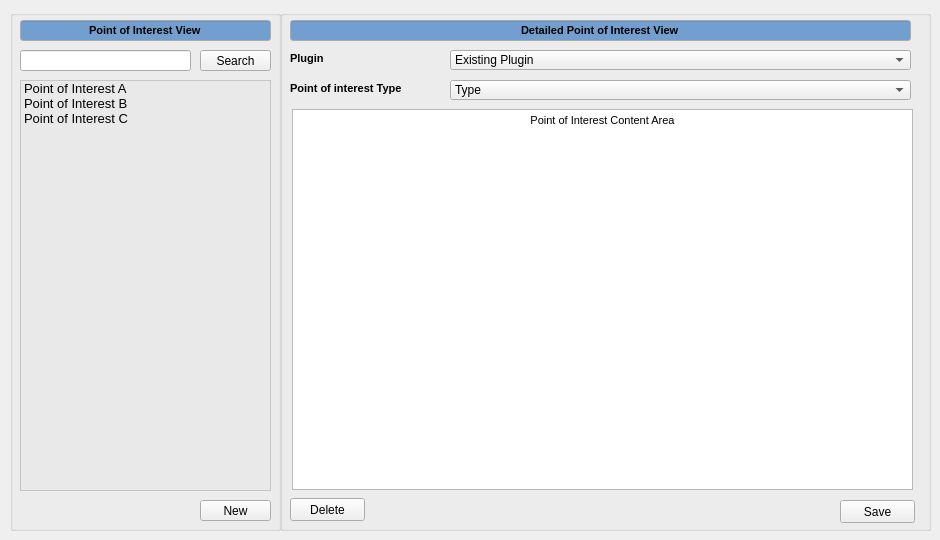
   <widget class="QWidget" name="Points_of_Interest">
    <attribute name="title">
     <string>Points of Interest</string>
    </attribute>
    <widget class="QGroupBox" name="point_of_interest_view_groupbox">
     <property name="geometry">
      <rect>
       <x>10</x>
       <y>10</y>
       <width>271</width>
       <height>521</height>
      </rect>
     </property>
     <property name="title">
      <string/>
     </property>
     <widget class="QLineEdit" name="point_of_interest_view_lineedit">
      <property name="geometry">
       <rect>
        <x>10</x>
        <y>10</y>
        <width>251</width>
        <height>21</height>
       </rect>
      </property>
      <property name="palette">
       <palette>
        <active>
         <colorrole role="Base">
          <brush brushstyle="SolidPattern">
           <color alpha="255">
            <red>114</red>
            <green>159</green>
            <blue>207</blue>
           </color>
          </brush>
         </colorrole>
        </active>
        <inactive>
         <colorrole role="Base">
          <brush brushstyle="SolidPattern">
           <color alpha="255">
            <red>114</red>
            <green>159</green>
            <blue>207</blue>
           </color>
          </brush>
         </colorrole>
        </inactive>
        <disabled>
         <colorrole role="Base">
          <brush brushstyle="SolidPattern">
           <color alpha="255">
            <red>255</red>
            <green>255</green>
            <blue>255</blue>
           </color>
          </brush>
         </colorrole>
        </disabled>
       </palette>
      </property>
      <property name="font">
       <font>
        <pointsize>8</pointsize>
        <weight>75</weight>
        <bold>true</bold>
       </font>
      </property>
      <property name="autoFillBackground">
       <bool>false</bool>
      </property>
      <property name="text">
       <string>Point of Interest View</string>
      </property>
      <property name="alignment">
       <set>Qt::AlignCenter</set>
      </property>
      <property name="readOnly">
       <bool>true</bool>
      </property>
     </widget>
     <widget class="QLineEdit" name="point_of_interest_view_search_lineedit">
      <property name="geometry">
       <rect>
        <x>10</x>
        <y>40</y>
        <width>171</width>
        <height>21</height>
       </rect>
      </property>
      <property name="palette">
       <palette>
        <active>
         <colorrole role="WindowText">
          <brush brushstyle="SolidPattern">
           <color alpha="255">
            <red>0</red>
            <green>0</green>
            <blue>0</blue>
           </color>
          </brush>
         </colorrole>
         <colorrole role="Dark">
          <brush brushstyle="SolidPattern">
           <color alpha="255">
            <red>119</red>
            <green>119</green>
            <blue>118</blue>
           </color>
          </brush>
         </colorrole>
         <colorrole role="Mid">
          <brush brushstyle="SolidPattern">
           <color alpha="255">
            <red>159</red>
            <green>159</green>
            <blue>157</blue>
           </color>
          </brush>
         </colorrole>
         <colorrole role="Text">
          <brush brushstyle="SolidPattern">
           <color alpha="255">
            <red>203</red>
            <green>203</green>
            <blue>203</blue>
           </color>
          </brush>
         </colorrole>
         <colorrole role="ButtonText">
          <brush brushstyle="SolidPattern">
           <color alpha="255">
            <red>0</red>
            <green>0</green>
            <blue>0</blue>
           </color>
          </brush>
         </colorrole>
         <colorrole role="Base">
          <brush brushstyle="SolidPattern">
           <color alpha="255">
            <red>255</red>
            <green>255</green>
            <blue>255</blue>
           </color>
          </brush>
         </colorrole>
         <colorrole role="Window">
          <brush brushstyle="SolidPattern">
           <color alpha="255">
            <red>238</red>
            <green>238</green>
            <blue>236</blue>
           </color>
          </brush>
         </colorrole>
         <colorrole role="Shadow">
          <brush brushstyle="SolidPattern">
           <color alpha="255">
            <red>0</red>
            <green>0</green>
            <blue>0</blue>
           </color>
          </brush>
         </colorrole>
         <colorrole role="AlternateBase">
          <brush brushstyle="SolidPattern">
           <color alpha="255">
            <red>184</red>
            <green>184</green>
            <blue>184</blue>
           </color>
          </brush>
         </colorrole>
         <colorrole role="ToolTipBase">
          <brush brushstyle="SolidPattern">
           <color alpha="255">
            <red>255</red>
            <green>255</green>
            <blue>220</blue>
           </color>
          </brush>
         </colorrole>
         <colorrole role="ToolTipText">
          <brush brushstyle="SolidPattern">
           <color alpha="255">
            <red>0</red>
            <green>0</green>
            <blue>0</blue>
           </color>
          </brush>
         </colorrole>
         <colorrole role="PlaceholderText">
          <brush brushstyle="NoBrush">
           <color alpha="128">
            <red>203</red>
            <green>203</green>
            <blue>203</blue>
           </color>
          </brush>
         </colorrole>
        </active>
        <inactive>
         <colorrole role="WindowText">
          <brush brushstyle="SolidPattern">
           <color alpha="255">
            <red>0</red>
            <green>0</green>
            <blue>0</blue>
           </color>
          </brush>
         </colorrole>
         <colorrole role="Dark">
          <brush brushstyle="SolidPattern">
           <color alpha="255">
            <red>119</red>
            <green>119</green>
            <blue>118</blue>
           </color>
          </brush>
         </colorrole>
         <colorrole role="Mid">
          <brush brushstyle="SolidPattern">
           <color alpha="255">
            <red>159</red>
            <green>159</green>
            <blue>157</blue>
           </color>
          </brush>
         </colorrole>
         <colorrole role="Text">
          <brush brushstyle="SolidPattern">
           <color alpha="255">
            <red>203</red>
            <green>203</green>
            <blue>203</blue>
           </color>
          </brush>
         </colorrole>
         <colorrole role="ButtonText">
          <brush brushstyle="SolidPattern">
           <color alpha="255">
            <red>0</red>
            <green>0</green>
            <blue>0</blue>
           </color>
          </brush>
         </colorrole>
         <colorrole role="Base">
          <brush brushstyle="SolidPattern">
           <color alpha="255">
            <red>255</red>
            <green>255</green>
            <blue>255</blue>
           </color>
          </brush>
         </colorrole>
         <colorrole role="Window">
          <brush brushstyle="SolidPattern">
           <color alpha="255">
            <red>238</red>
            <green>238</green>
            <blue>236</blue>
           </color>
          </brush>
         </colorrole>
         <colorrole role="Shadow">
          <brush brushstyle="SolidPattern">
           <color alpha="255">
            <red>0</red>
            <green>0</green>
            <blue>0</blue>
           </color>
          </brush>
         </colorrole>
         <colorrole role="AlternateBase">
          <brush brushstyle="SolidPattern">
           <color alpha="255">
            <red>184</red>
            <green>184</green>
            <blue>184</blue>
           </color>
          </brush>
         </colorrole>
         <colorrole role="ToolTipBase">
          <brush brushstyle="SolidPattern">
           <color alpha="255">
            <red>255</red>
            <green>255</green>
            <blue>220</blue>
           </color>
          </brush>
         </colorrole>
         <colorrole role="ToolTipText">
          <brush brushstyle="SolidPattern">
           <color alpha="255">
            <red>0</red>
            <green>0</green>
            <blue>0</blue>
           </color>
          </brush>
         </colorrole>
         <colorrole role="PlaceholderText">
          <brush brushstyle="NoBrush">
           <color alpha="128">
            <red>203</red>
            <green>203</green>
            <blue>203</blue>
           </color>
          </brush>
         </colorrole>
        </inactive>
        <disabled>
         <colorrole role="WindowText">
          <brush brushstyle="SolidPattern">
           <color alpha="255">
            <red>119</red>
            <green>119</green>
            <blue>118</blue>
           </color>
          </brush>
         </colorrole>
         <colorrole role="Dark">
          <brush brushstyle="SolidPattern">
           <color alpha="255">
            <red>119</red>
            <green>119</green>
            <blue>118</blue>
           </color>
          </brush>
         </colorrole>
         <colorrole role="Mid">
          <brush brushstyle="SolidPattern">
           <color alpha="255">
            <red>159</red>
            <green>159</green>
            <blue>157</blue>
           </color>
          </brush>
         </colorrole>
         <colorrole role="Text">
          <brush brushstyle="SolidPattern">
           <color alpha="255">
            <red>119</red>
            <green>119</green>
            <blue>118</blue>
           </color>
          </brush>
         </colorrole>
         <colorrole role="ButtonText">
          <brush brushstyle="SolidPattern">
           <color alpha="255">
            <red>119</red>
            <green>119</green>
            <blue>118</blue>
           </color>
          </brush>
         </colorrole>
         <colorrole role="Base">
          <brush brushstyle="SolidPattern">
           <color alpha="255">
            <red>238</red>
            <green>238</green>
            <blue>236</blue>
           </color>
          </brush>
         </colorrole>
         <colorrole role="Window">
          <brush brushstyle="SolidPattern">
           <color alpha="255">
            <red>238</red>
            <green>238</green>
            <blue>236</blue>
           </color>
          </brush>
         </colorrole>
         <colorrole role="Shadow">
          <brush brushstyle="SolidPattern">
           <color alpha="255">
            <red>0</red>
            <green>0</green>
            <blue>0</blue>
           </color>
          </brush>
         </colorrole>
         <colorrole role="AlternateBase">
          <brush brushstyle="SolidPattern">
           <color alpha="255">
            <red>184</red>
            <green>184</green>
            <blue>184</blue>
           </color>
          </brush>
         </colorrole>
         <colorrole role="ToolTipBase">
          <brush brushstyle="SolidPattern">
           <color alpha="255">
            <red>255</red>
            <green>255</green>
            <blue>220</blue>
           </color>
          </brush>
         </colorrole>
         <colorrole role="ToolTipText">
          <brush brushstyle="SolidPattern">
           <color alpha="255">
            <red>0</red>
            <green>0</green>
            <blue>0</blue>
           </color>
          </brush>
         </colorrole>
         <colorrole role="PlaceholderText">
          <brush brushstyle="NoBrush">
           <color alpha="128">
            <red>203</red>
            <green>203</green>
            <blue>203</blue>
           </color>
          </brush>
         </colorrole>
        </disabled>
       </palette>
      </property>
      <property name="font">
       <font>
        <pointsize>8</pointsize>
       </font>
      </property>
      <property name="text">
       <string/>
      </property>
     </widget>
     <widget class="QPushButton" name="point_of_interest_view_search_button">
      <property name="geometry">
       <rect>
        <x>190</x>
        <y>40</y>
        <width>71</width>
        <height>21</height>
       </rect>
      </property>
      <property name="text">
       <string>Search</string>
      </property>
     </widget>
     <widget class="QListWidget" name="point_of_interest_view_listwidget">
      <property name="geometry">
       <rect>
        <x>10</x>
        <y>70</y>
        <width>251</width>
        <height>411</height>
       </rect>
      </property>
      <property name="palette">
       <palette>
        <active>
         <colorrole role="WindowText">
          <brush brushstyle="SolidPattern">
           <color alpha="255">
            <red>0</red>
            <green>0</green>
            <blue>0</blue>
           </color>
          </brush>
         </colorrole>
         <colorrole role="Button">
          <brush brushstyle="SolidPattern">
           <color alpha="255">
            <red>255</red>
            <green>255</green>
            <blue>255</blue>
           </color>
          </brush>
         </colorrole>
         <colorrole role="Light">
          <brush brushstyle="SolidPattern">
           <color alpha="255">
            <red>255</red>
            <green>255</green>
            <blue>255</blue>
           </color>
          </brush>
         </colorrole>
         <colorrole role="Midlight">
          <brush brushstyle="SolidPattern">
           <color alpha="255">
            <red>255</red>
            <green>255</green>
            <blue>255</blue>
           </color>
          </brush>
         </colorrole>
         <colorrole role="Dark">
          <brush brushstyle="SolidPattern">
           <color alpha="255">
            <red>127</red>
            <green>127</green>
            <blue>127</blue>
           </color>
          </brush>
         </colorrole>
         <colorrole role="Mid">
          <brush brushstyle="SolidPattern">
           <color alpha="255">
            <red>170</red>
            <green>170</green>
            <blue>170</blue>
           </color>
          </brush>
         </colorrole>
         <colorrole role="Text">
          <brush brushstyle="SolidPattern">
           <color alpha="255">
            <red>0</red>
            <green>0</green>
            <blue>0</blue>
           </color>
          </brush>
         </colorrole>
         <colorrole role="BrightText">
          <brush brushstyle="SolidPattern">
           <color alpha="255">
            <red>255</red>
            <green>255</green>
            <blue>255</blue>
           </color>
          </brush>
         </colorrole>
         <colorrole role="Base">
          <brush brushstyle="SolidPattern">
           <color alpha="142">
            <red>229</red>
            <green>229</green>
            <blue>229</blue>
           </color>
          </brush>
         </colorrole>
         <colorrole role="Window">
          <brush brushstyle="SolidPattern">
           <color alpha="255">
            <red>255</red>
            <green>255</green>
            <blue>255</blue>
           </color>
          </brush>
         </colorrole>
         <colorrole role="Shadow">
          <brush brushstyle="SolidPattern">
           <color alpha="255">
            <red>0</red>
            <green>0</green>
            <blue>0</blue>
           </color>
          </brush>
         </colorrole>
         <colorrole role="AlternateBase">
          <brush brushstyle="SolidPattern">
           <color alpha="255">
            <red>255</red>
            <green>255</green>
            <blue>255</blue>
           </color>
          </brush>
         </colorrole>
         <colorrole role="ToolTipBase">
          <brush brushstyle="SolidPattern">
           <color alpha="255">
            <red>255</red>
            <green>255</green>
            <blue>220</blue>
           </color>
          </brush>
         </colorrole>
         <colorrole role="ToolTipText">
          <brush brushstyle="SolidPattern">
           <color alpha="255">
            <red>0</red>
            <green>0</green>
            <blue>0</blue>
           </color>
          </brush>
         </colorrole>
         <colorrole role="PlaceholderText">
          <brush brushstyle="NoBrush">
           <color alpha="128">
            <red>0</red>
            <green>0</green>
            <blue>0</blue>
           </color>
          </brush>
         </colorrole>
        </active>
        <inactive>
         <colorrole role="WindowText">
          <brush brushstyle="SolidPattern">
           <color alpha="255">
            <red>0</red>
            <green>0</green>
            <blue>0</blue>
           </color>
          </brush>
         </colorrole>
         <colorrole role="Button">
          <brush brushstyle="SolidPattern">
           <color alpha="255">
            <red>255</red>
            <green>255</green>
            <blue>255</blue>
           </color>
          </brush>
         </colorrole>
         <colorrole role="Light">
          <brush brushstyle="SolidPattern">
           <color alpha="255">
            <red>255</red>
            <green>255</green>
            <blue>255</blue>
           </color>
          </brush>
         </colorrole>
         <colorrole role="Midlight">
          <brush brushstyle="SolidPattern">
           <color alpha="255">
            <red>255</red>
            <green>255</green>
            <blue>255</blue>
           </color>
          </brush>
         </colorrole>
         <colorrole role="Dark">
          <brush brushstyle="SolidPattern">
           <color alpha="255">
            <red>127</red>
            <green>127</green>
            <blue>127</blue>
           </color>
          </brush>
         </colorrole>
         <colorrole role="Mid">
          <brush brushstyle="SolidPattern">
           <color alpha="255">
            <red>170</red>
            <green>170</green>
            <blue>170</blue>
           </color>
          </brush>
         </colorrole>
         <colorrole role="Text">
          <brush brushstyle="SolidPattern">
           <color alpha="255">
            <red>0</red>
            <green>0</green>
            <blue>0</blue>
           </color>
          </brush>
         </colorrole>
         <colorrole role="BrightText">
          <brush brushstyle="SolidPattern">
           <color alpha="255">
            <red>255</red>
            <green>255</green>
            <blue>255</blue>
           </color>
          </brush>
         </colorrole>
         <colorrole role="Base">
          <brush brushstyle="SolidPattern">
           <color alpha="142">
            <red>229</red>
            <green>229</green>
            <blue>229</blue>
           </color>
          </brush>
         </colorrole>
         <colorrole role="Window">
          <brush brushstyle="SolidPattern">
           <color alpha="255">
            <red>255</red>
            <green>255</green>
            <blue>255</blue>
           </color>
          </brush>
         </colorrole>
         <colorrole role="Shadow">
          <brush brushstyle="SolidPattern">
           <color alpha="255">
            <red>0</red>
            <green>0</green>
            <blue>0</blue>
           </color>
          </brush>
         </colorrole>
         <colorrole role="AlternateBase">
          <brush brushstyle="SolidPattern">
           <color alpha="255">
            <red>255</red>
            <green>255</green>
            <blue>255</blue>
           </color>
          </brush>
         </colorrole>
         <colorrole role="ToolTipBase">
          <brush brushstyle="SolidPattern">
           <color alpha="255">
            <red>255</red>
            <green>255</green>
            <blue>220</blue>
           </color>
          </brush>
         </colorrole>
         <colorrole role="ToolTipText">
          <brush brushstyle="SolidPattern">
           <color alpha="255">
            <red>0</red>
            <green>0</green>
            <blue>0</blue>
           </color>
          </brush>
         </colorrole>
         <colorrole role="PlaceholderText">
          <brush brushstyle="NoBrush">
           <color alpha="128">
            <red>0</red>
            <green>0</green>
            <blue>0</blue>
           </color>
          </brush>
         </colorrole>
        </inactive>
        <disabled>
         <colorrole role="WindowText">
          <brush brushstyle="SolidPattern">
           <color alpha="255">
            <red>127</red>
            <green>127</green>
            <blue>127</blue>
           </color>
          </brush>
         </colorrole>
         <colorrole role="Button">
          <brush brushstyle="SolidPattern">
           <color alpha="255">
            <red>255</red>
            <green>255</green>
            <blue>255</blue>
           </color>
          </brush>
         </colorrole>
         <colorrole role="Light">
          <brush brushstyle="SolidPattern">
           <color alpha="255">
            <red>255</red>
            <green>255</green>
            <blue>255</blue>
           </color>
          </brush>
         </colorrole>
         <colorrole role="Midlight">
          <brush brushstyle="SolidPattern">
           <color alpha="255">
            <red>255</red>
            <green>255</green>
            <blue>255</blue>
           </color>
          </brush>
         </colorrole>
         <colorrole role="Dark">
          <brush brushstyle="SolidPattern">
           <color alpha="255">
            <red>127</red>
            <green>127</green>
            <blue>127</blue>
           </color>
          </brush>
         </colorrole>
         <colorrole role="Mid">
          <brush brushstyle="SolidPattern">
           <color alpha="255">
            <red>170</red>
            <green>170</green>
            <blue>170</blue>
           </color>
          </brush>
         </colorrole>
         <colorrole role="Text">
          <brush brushstyle="SolidPattern">
           <color alpha="255">
            <red>127</red>
            <green>127</green>
            <blue>127</blue>
           </color>
          </brush>
         </colorrole>
         <colorrole role="BrightText">
          <brush brushstyle="SolidPattern">
           <color alpha="255">
            <red>255</red>
            <green>255</green>
            <blue>255</blue>
           </color>
          </brush>
         </colorrole>
         <colorrole role="Base">
          <brush brushstyle="SolidPattern">
           <color alpha="255">
            <red>255</red>
            <green>255</green>
            <blue>255</blue>
           </color>
          </brush>
         </colorrole>
         <colorrole role="Window">
          <brush brushstyle="SolidPattern">
           <color alpha="255">
            <red>255</red>
            <green>255</green>
            <blue>255</blue>
           </color>
          </brush>
         </colorrole>
         <colorrole role="Shadow">
          <brush brushstyle="SolidPattern">
           <color alpha="255">
            <red>0</red>
            <green>0</green>
            <blue>0</blue>
           </color>
          </brush>
         </colorrole>
         <colorrole role="AlternateBase">
          <brush brushstyle="SolidPattern">
           <color alpha="255">
            <red>255</red>
            <green>255</green>
            <blue>255</blue>
           </color>
          </brush>
         </colorrole>
         <colorrole role="ToolTipBase">
          <brush brushstyle="SolidPattern">
           <color alpha="255">
            <red>255</red>
            <green>255</green>
            <blue>220</blue>
           </color>
          </brush>
         </colorrole>
         <colorrole role="ToolTipText">
          <brush brushstyle="SolidPattern">
           <color alpha="255">
            <red>0</red>
            <green>0</green>
            <blue>0</blue>
           </color>
          </brush>
         </colorrole>
         <colorrole role="PlaceholderText">
          <brush brushstyle="NoBrush">
           <color alpha="128">
            <red>0</red>
            <green>0</green>
            <blue>0</blue>
           </color>
          </brush>
         </colorrole>
        </disabled>
       </palette>
      </property>
      <property name="font">
       <font>
        <pointsize>10</pointsize>
       </font>
      </property>
      <property name="editTriggers">
       <set>QAbstractItemView::DoubleClicked|QAbstractItemView::EditKeyPressed</set>
      </property>
      <property name="resizeMode">
       <enum>QListView::Adjust</enum>
      </property>
      <property name="spacing">
       <number>0</number>
      </property>
      <item>
       <property name="text">
        <string>Point of Interest A</string>
       </property>
      </item>
      <item>
       <property name="text">
        <string>Point of Interest B</string>
       </property>
      </item>
      <item>
       <property name="text">
        <string>Point of Interest C</string>
       </property>
      </item>
     </widget>
     <widget class="QPushButton" name="point_of_interest_view_new_button">
      <property name="geometry">
       <rect>
        <x>190</x>
        <y>490</y>
        <width>71</width>
        <height>21</height>
       </rect>
      </property>
      <property name="text">
       <string>New</string>
      </property>
     </widget>
    </widget>
    <widget class="QGroupBox" name="detailed_point_of_interest_view_groupbox_2">
     <property name="geometry">
      <rect>
       <x>280</x>
       <y>10</y>
       <width>651</width>
       <height>521</height>
      </rect>
     </property>
     <property name="title">
      <string/>
     </property>
     <widget class="QLineEdit" name="detailed_point_of_interest_view_lineedit">
      <property name="geometry">
       <rect>
        <x>10</x>
        <y>10</y>
        <width>621</width>
        <height>21</height>
       </rect>
      </property>
      <property name="palette">
       <palette>
        <active>
         <colorrole role="Base">
          <brush brushstyle="SolidPattern">
           <color alpha="255">
            <red>114</red>
            <green>159</green>
            <blue>207</blue>
           </color>
          </brush>
         </colorrole>
        </active>
        <inactive>
         <colorrole role="Base">
          <brush brushstyle="SolidPattern">
           <color alpha="255">
            <red>114</red>
            <green>159</green>
            <blue>207</blue>
           </color>
          </brush>
         </colorrole>
        </inactive>
        <disabled>
         <colorrole role="Base">
          <brush brushstyle="SolidPattern">
           <color alpha="255">
            <red>255</red>
            <green>255</green>
            <blue>255</blue>
           </color>
          </brush>
         </colorrole>
        </disabled>
       </palette>
      </property>
      <property name="font">
       <font>
        <pointsize>8</pointsize>
        <weight>75</weight>
        <bold>true</bold>
       </font>
      </property>
      <property name="autoFillBackground">
       <bool>false</bool>
      </property>
      <property name="text">
       <string>Detailed Point of Interest View</string>
      </property>
      <property name="alignment">
       <set>Qt::AlignCenter</set>
      </property>
      <property name="readOnly">
       <bool>true</bool>
      </property>
     </widget>
     <widget class="QComboBox" name="detailed_point_of_interest_view_existing_plugin_dropdown">
      <property name="geometry">
       <rect>
        <x>170</x>
        <y>40</y>
        <width>461</width>
        <height>20</height>
       </rect>
      </property>
      <property name="font">
       <font>
        <pointsize>9</pointsize>
        <weight>50</weight>
        <bold>false</bold>
       </font>
      </property>
      <item>
       <property name="text">
        <string>Existing Plugin</string>
       </property>
      </item>
     </widget>
     <widget class="QLabel" name="detailed_point_of_interest_view_point_of_interest_type_label">
      <property name="geometry">
       <rect>
        <x>10</x>
        <y>70</y>
        <width>131</width>
        <height>16</height>
       </rect>
      </property>
      <property name="font">
       <font>
        <pointsize>8</pointsize>
        <weight>75</weight>
        <bold>true</bold>
       </font>
      </property>
      <property name="text">
       <string>Point of interest Type</string>
      </property>
      <property name="textInteractionFlags">
       <set>Qt::NoTextInteraction</set>
      </property>
     </widget>
     <widget class="QPushButton" name="detailed_point_of_interest_view_delete_button">
      <property name="geometry">
       <rect>
        <x>10</x>
        <y>488</y>
        <width>75</width>
        <height>23</height>
       </rect>
      </property>
      <property name="text">
       <string>Delete</string>
      </property>
     </widget>
     <widget class="QPushButton" name="detailed_point_of_interest_view_save_button">
      <property name="geometry">
       <rect>
        <x>560</x>
        <y>490</y>
        <width>75</width>
        <height>23</height>
       </rect>
      </property>
      <property name="text">
       <string>Save</string>
      </property>
     </widget>
     <widget class="QTextEdit" name="point_of_interest_content_area_textedit">
      <property name="geometry">
       <rect>
        <x>12</x>
        <y>99</y>
        <width>621</width>
        <height>381</height>
       </rect>
      </property>
      <property name="html">
       <string>&lt;!DOCTYPE HTML PUBLIC &quot;-//W3C//DTD HTML 4.0//EN&quot; &quot;http://www.w3.org/TR/REC-html40/strict.dtd&quot;&gt;
&lt;html&gt;&lt;head&gt;&lt;meta name=&quot;qrichtext&quot; content=&quot;1&quot; /&gt;&lt;style type=&quot;text/css&quot;&gt;
p, li { white-space: pre-wrap; }
&lt;/style&gt;&lt;/head&gt;&lt;body style=&quot; font-family:'MS Shell Dlg 2'; font-size:8pt; font-weight:400; font-style:normal;&quot;&gt;
&lt;p align=&quot;center&quot; style=&quot; margin-top:0px; margin-bottom:0px; margin-left:0px; margin-right:0px; -qt-block-indent:0; text-indent:0px;&quot;&gt;Point of Interest Content Area&lt;/p&gt;&lt;/body&gt;&lt;/html&gt;</string>
      </property>
     </widget>
     <widget class="QLabel" name="detailed_point_of_interest_view_plugin_label">
      <property name="geometry">
       <rect>
        <x>10</x>
        <y>40</y>
        <width>133</width>
        <height>16</height>
       </rect>
      </property>
      <property name="font">
       <font>
        <pointsize>8</pointsize>
        <weight>75</weight>
        <bold>true</bold>
       </font>
      </property>
      <property name="text">
       <string>Plugin</string>
      </property>
      <property name="textInteractionFlags">
       <set>Qt::NoTextInteraction</set>
      </property>
     </widget>
     <widget class="QComboBox" name="detailed_point_of_interest_view_type_dropdown">
      <property name="geometry">
       <rect>
        <x>170</x>
        <y>70</y>
        <width>461</width>
        <height>20</height>
       </rect>
      </property>
      <property name="font">
       <font>
        <pointsize>9</pointsize>
        <weight>50</weight>
        <bold>false</bold>
       </font>
      </property>
      <item>
       <property name="text">
        <string>Type</string>
       </property>
      </item>
     </widget>
    </widget>
   </widget>
